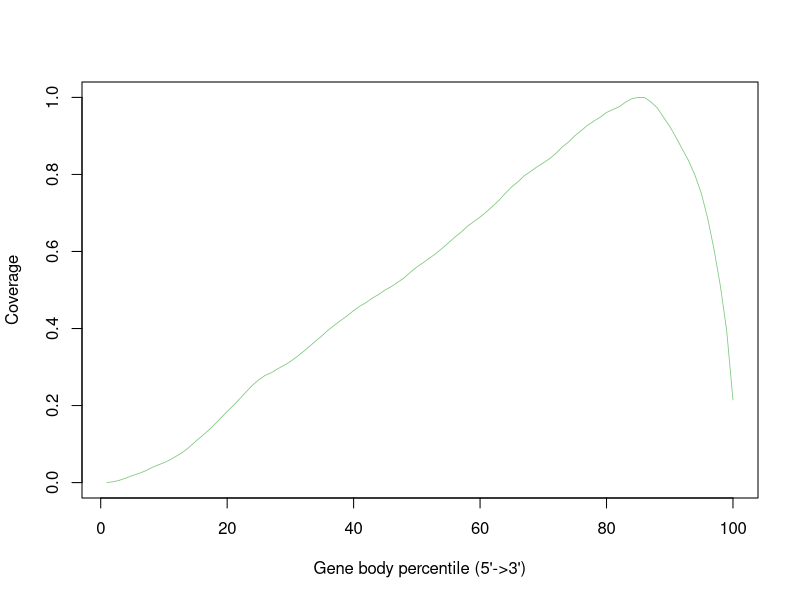

This figure's R source:
sample_01_3bias.Aligned.sortedByCoord.out <- c(0.0,0.0022563842300003085,0.006213629520912704,0.011764289004641933,0.018101368118685353,0.023586873650484484,0.02993309717883388,0.0382922349062869,0.045382585148785334,0.05158364110002732,0.05937925429587438,0.06913748741214218,0.0792580679452844,0.09200080928066608,0.10695878498167116,0.12072798682289898,0.13507328676540348,0.15072966710902772,0.16763426000541806,0.18494235018305974,0.20035983270294028,0.2178816735649842,0.23546866837895825,0.2526453076009515,0.26681343451627765,0.2782508107094808,0.2853514484180735,0.2957063545678064,0.3043021040154266,0.314464977464734,0.3266350498542037,0.3395298170774223,0.35313784861650727,0.3677711976096501,0.3811574771018151,0.3963474923158343,0.409011363077827,0.4214169041356757,0.4333377912353075,0.44651832140558795,0.4582563202191002,0.46767849610962325,0.47951936958407776,0.4886877879776099,0.5004497908786754,0.5092501465963919,0.5203263184245088,0.5316848240443229,0.5464862016503381,0.5597044525296307,0.5707531911148298,0.5828878288988639,0.594472658772751,0.6081412720566131,0.6224968594652118,0.6372959509676505,0.6499643939367961,0.6657659418575277,0.6774936532049458,0.6892945198668116,0.7027973906413778,0.7179062491784315,0.7329648134368024,0.7511816297861007,0.7676072839832154,0.7809912773718038,0.7967368157549114,0.8079250066582767,0.8196630054717889,0.8300224838286748,0.8409569172350492,0.8547855577692659,0.8713575225952762,0.8844043157063317,0.900555637474267,0.9138619033412547,0.9276699689432829,0.9385769691067393,0.9486289665325867,0.9609053427383635,0.968619799257245,0.9755947012691304,0.9876218921850692,0.9966885789694474,0.999893696183693,1.0,0.9885431919263966,0.9734457639072254,0.9488998698064013,0.9249872263962663,0.8959354221461712,0.8652490538388823,0.8350473394898102,0.7974477939672012,0.7506203913580712,0.6860025307166592,0.6058448810140241,0.511565969519381,0.3954319078334482,0.21458054000052582)


pdf("3bias.geneBodyCoverage.curves.pdf")
x=1:100
icolor = colorRampPalette(c("#7fc97f","#beaed4","#fdc086","#ffff99","#386cb0","#f0027f"))(1)
plot(x,sample_01_3bias.Aligned.sortedByCoord.out,type='l',xlab="Gene body percentile (5'->3')", ylab="Coverage",lwd=0.8,col=icolor[1])
dev.off()
